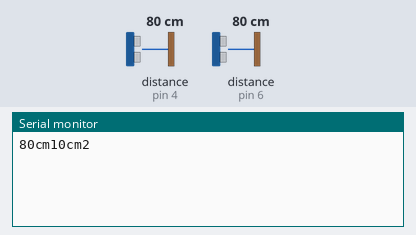
The sketch below on a simulated Arduino Uno, built with avr-gcc and run on an emulated ATmega328P. On the bench: the last lines printed to the serial monitor. Wiring (inferred from the names in the program): 2 × ultrasonic range finder: trigger pin 5, echo pin 4 / trigger pin 7, echo pin 6. The test bench sets the inputs (shaded band); at power-on: distance to the obstacle (sensors on pin 6, pin 4) 80 cm. The echo pulse lasts 58.3 µs per cm.

Above: at 1.9 s.
2.0 s: distance to the obstacle (sensor on pin 6) set to 2 cm
At 3.0 s:
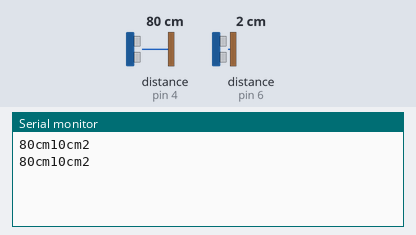
3.5 s: distance to the obstacle (sensor on pin 6) set to 4 cm
At 4.8 s:
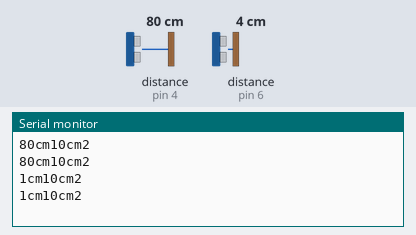
Timing chart, 0 to 6.5 s (numbered marks = the images above; inputs shaded):
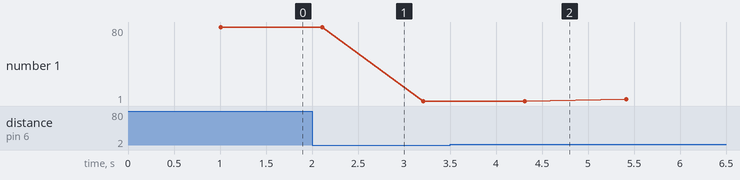

The sketch:

Object_detection.ino
```cpp
const int pingPin1 = 7; // Trigger Pin of Ultrasonic Sensor
const int echoPin1 = 6; // Echo Pin of Ultrasonic Sensor
const int pingPin2 = 5; // Trigger Pin of Ultrasonic Sensor
const int echoPin2 = 4; // Echo Pin of Ultrasonic Sensor

void setup() {
   Serial.begin(9600); // Starting Serial Terminal
}

void loop() {
   long duration1, duration2, inches, cm1, cm2;

   pinMode(pingPin1, OUTPUT);
   digitalWrite(pingPin1, LOW);
   pinMode(pingPin2, OUTPUT);
   digitalWrite(pingPin2, LOW);
   delayMicroseconds(2);

   digitalWrite(pingPin1, HIGH);
   digitalWrite(pingPin2, HIGH);
   delayMicroseconds(10);

   digitalWrite(pingPin1, LOW);
   digitalWrite(pingPin2, LOW);
   pinMode(echoPin1, INPUT);
   pinMode(echoPin2, INPUT);

   duration1 = pulseIn(echoPin1, HIGH);
   duration2 = pulseIn(echoPin2, HIGH);
   //inches = microsecondsToInches(duration);
   cm1 = microsecondsToCentimeters(duration1);
   cm2 = microsecondsToCentimeters(duration2);

   Serial.print(cm1);
   Serial.print("cm1");
   Serial.print(cm2);
   Serial.print("cm2");
   Serial.println();
   delay(100);
}

long microsecondsToInches(long microseconds) {
   return microseconds / 74 / 2;
}

long microsecondsToCentimeters(long microseconds) {
   return microseconds / 29 / 2;
}
```

Measured:
- plotted number 1: 80 → 1 after the input at 2.0 s, 1 → 3 after the input at 3.5 s
